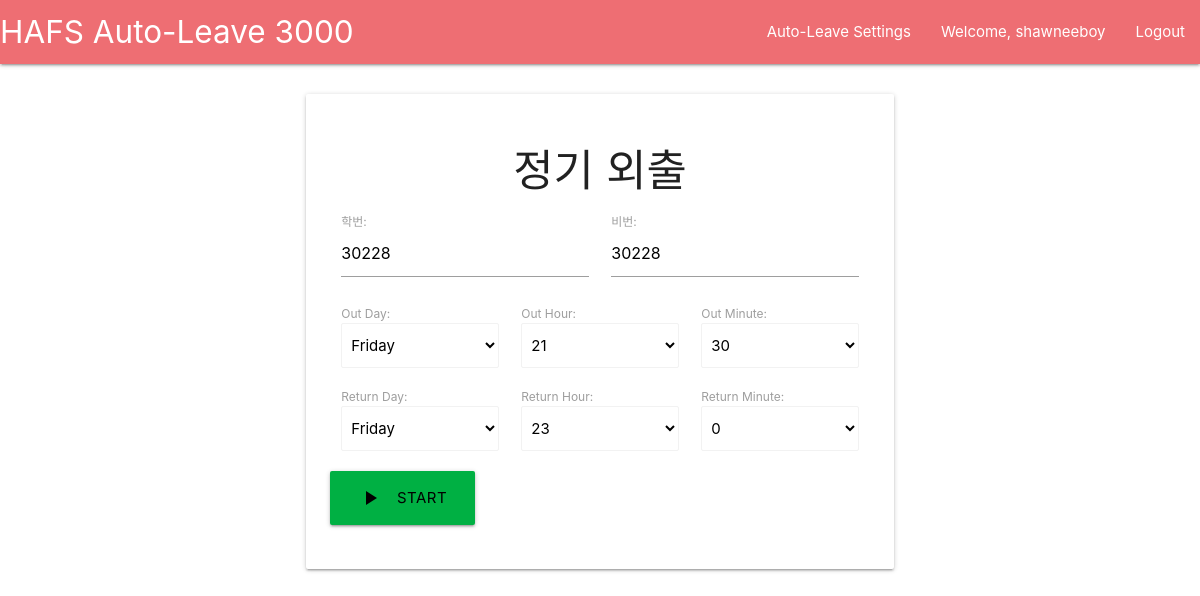
The app's page / (signed in) with its own data.
### main/models.py (models this page shows, shortened)
class GoingInfo(models.Model):
	user = models.OneToOneField(User, on_delete = models.CASCADE, primary_key = True,)
	do_auto_signup = models.BooleanField(default = False)
	student_id = models.CharField(max_length = 5, default = "00000")
	student_pass = models.CharField(max_length = 30, default = "00000")
	out_day = models.CharField(max_length = 10, default = "Friday")
	out_hour = models.IntegerField(default = 19)
	out_minute = models.IntegerField(default =00)
	return_day = models.CharField(max_length = 10, default = "Sunday")
	return_hour = models.IntegerField(default = 23)
	return_minute = models.IntegerField(default = 00)

### main/views.py (the view, shortened to what this page needs)
# urls.py: path("", views.homepage, name="homepage"),
def homepage(request):
	curr_user = request.user
	if not curr_user.is_authenticated:
		messages.info(request, "Please login first.")
		return redirect("main:login")
	info = request.user.goinginfo
	is_active = info.do_auto_signup
	init_data = {'student_id' : info.student_id, 'student_pass' : info.student_pass,
				'out_day' : info.out_day, 'out_hour' : info.out_hour, 'out_minute' : info.out_minute,
				'return_day' : info.return_day, 'return_hour' : info.return_hour, 'return_minute' : info.return_minute}
	form = GoingInfoForm(instance = info, initial = init_data)
	if is_active:
		form.fields['student_id'].widget.attrs['disabled'] = True
		form.fields['student_pass'].widget.attrs['disabled'] = True
		form.fields['out_day'].widget.attrs['disabled'] = True
		form.fields['out_hour'].widget.attrs['disabled'] = True
		form.fields['out_minute'].widget.attrs['disabled'] = True
		form.fields['return_day'].widget.attrs['disabled'] = True
		form.fields['return_hour'].widget.attrs['disabled'] = True
		form.fields['return_minute'].widget.attrs['disabled'] = True
	else:
		form.fields['student_id'].widget.attrs['disabled'] = False
		form.fields['student_pass'].widget.attrs['disabled'] = False
		form.fields['out_day'].widget.attrs['disabled'] = False
		form.fields['out_hour'].widget.attrs['disabled'] = False
		form.fields['out_minute'].widget.attrs['disabled'] = False
		form.fields['return_day'].widget.attrs['disabled'] = False
		form.fields['return_hour'].widget.attrs['disabled'] = False
		form.fields['return_minute'].widget.attrs['disabled'] = False
	return render(request = request,
				  template_name = "main/home.html",
				  context = {"form" : form, "is_active" : is_active})

### main/forms.py
class GoingInfoForm(forms.ModelForm):
    day_choices = [("friday", "Friday"), ("saturday", "Saturday"), ("sunday", "Sunday")]
    minute_choices = [(x, x) for x in range(0, 70, 10)]
    hour_choices = [(x, x) for x in range(0, 24)]
    out_day= forms.CharField(label='Out day', widget=forms.Select(choices=day_choices, attrs = {"class" : "browser-default"}))
    return_day= forms.CharField(widget=forms.Select(choices=day_choices, attrs = {"class" : "browser-default"}))
    out_hour= forms.IntegerField(widget=forms.Select(choices=hour_choices, attrs = {"class" : "browser-default"}))
    out_minute= forms.IntegerField(widget=forms.Select(choices=minute_choices, attrs = {"class" : "browser-default"}))
    return_hour= forms.IntegerField(widget=forms.Select(choices=hour_choices, attrs = {"class" : "browser-default"}))
    return_minute= forms.IntegerField(widget=forms.Select(choices=minute_choices, attrs = {"class" : "browser-default"}))
    class Meta:
        model = GoingInfo
        fields = ['student_id', 'student_pass',
                  'out_day', 'out_hour', 'out_minute',
                  'return_day', 'return_hour', 'return_minute']

### main/templates/main/home.html (shortened to what this page needs)
{% extends "main/header.html" %}
{% block content %}
<div class="container">
	<br>
	<div class = "card-panel white">
		<h3 class = "center-align">
			정기 외출
		</h3>
	<form method="POST">
		<div class = "row">
			<div class = "col s6">
				<div class="fieldWrapper">
					<label for="{{ form.student_id.id_for_label }}">학번:</label>
					{{ form.student_id }}
				</div>
			</div>
			<div class = "col s6">
				<div class="fieldWrapper">
					<label for="{{ form.student_pass.id_for_label }}">비번:</label>
					{{ form.student_pass }}
				</div>
			</div>
		</div>
		<div class = "row">
			<div class = "col s4">
				<div class="fieldWrapper">
					<label for="{{ form.out_day.id_for_label }}">Out Day:</label>
					{{ form.out_day }}
				</div>
			</div>
			<div class = "col s4">
				<div class="fieldWrapper">
					<label for="{{ form.out_hour.id_for_label }}">Out Hour:</label>
					{{ form.out_hour }}
				</div>
			</div>
			<div class = "col s4">
				<div class="fieldWrapper">
					<label for="{{ form.out_minute.id_for_label }}">Out Minute:</label>
					{{ form.out_minute }}
				</div>
			</div>
		</div>
		<div class = "row">
			<div class = "col s4">
				<div class="fieldWrapper">
					<label for="{{ form.return_day.id_for_label }}">Return Day:</label>
					{{ form.return_day }}
				</div>
			</div>
			<div class = "col s4">
				<div class="fieldWrapper">
					<label for="{{ form.return_hour.id_for_label }}">Return Hour:</label>
					{{ form.return_hour }}
				</div>
			</div>
			<div class = "col s4">
				<div class="fieldWrapper">
					<label for="{{ form.return_minute.id_for_label }}">Return Minute:</label>
					{{ form.return_minute }}
				</div>
			</div>
		</div>
		<div class = "row">
			{% if not is_active %}
				<button style="background-color:#00b043; color:black" class="waves-effect waves-light btn-large center-align" type="submit"><i class="material-icons left">play_arrow</i>Start</button>
			{% else %}
				<p>
				수정을 위해서는 자동등록을 멈추고 수정해주시기 바랍니다.
			</p>
				<button style="background-color:#ff9999; color:black" class="waves-effect waves-light btn-large center-align" type="submit"><i class="material-icons left">stop</i>Stop</button>
			{% endif %}
		</div>
	</form>
</div>
	<br><br><br>
</div>
{% endblock %}

### main/templates/main/includes/navbaritems.html
<li><a href="/">Auto-Leave Settings</a></li>
				{% if user.is_authenticated %}
					<li><a> Welcome, {{user.username}} </a> </li>
					<li><a href="/logout">Logout</a></li>
				{% else %}
					<li><a href="/register">Register</a></li>
					<li><a href="/login">Login</a></li>
				{% endif %}

### main/templates/main/header.html (style rules this page uses)
body { background: url("/static/img/sample.jpeg") 50% 0 no-repeat fixed; }

### records on screen
GoingInfo: student_id "30228", student_pass "30228", out_day "Friday", out_hour "21", out_minute "30", return_day "Friday", return_hour "23", return_minute "0"

### other values on screen
{{ user.username }} "shawneeboy"
